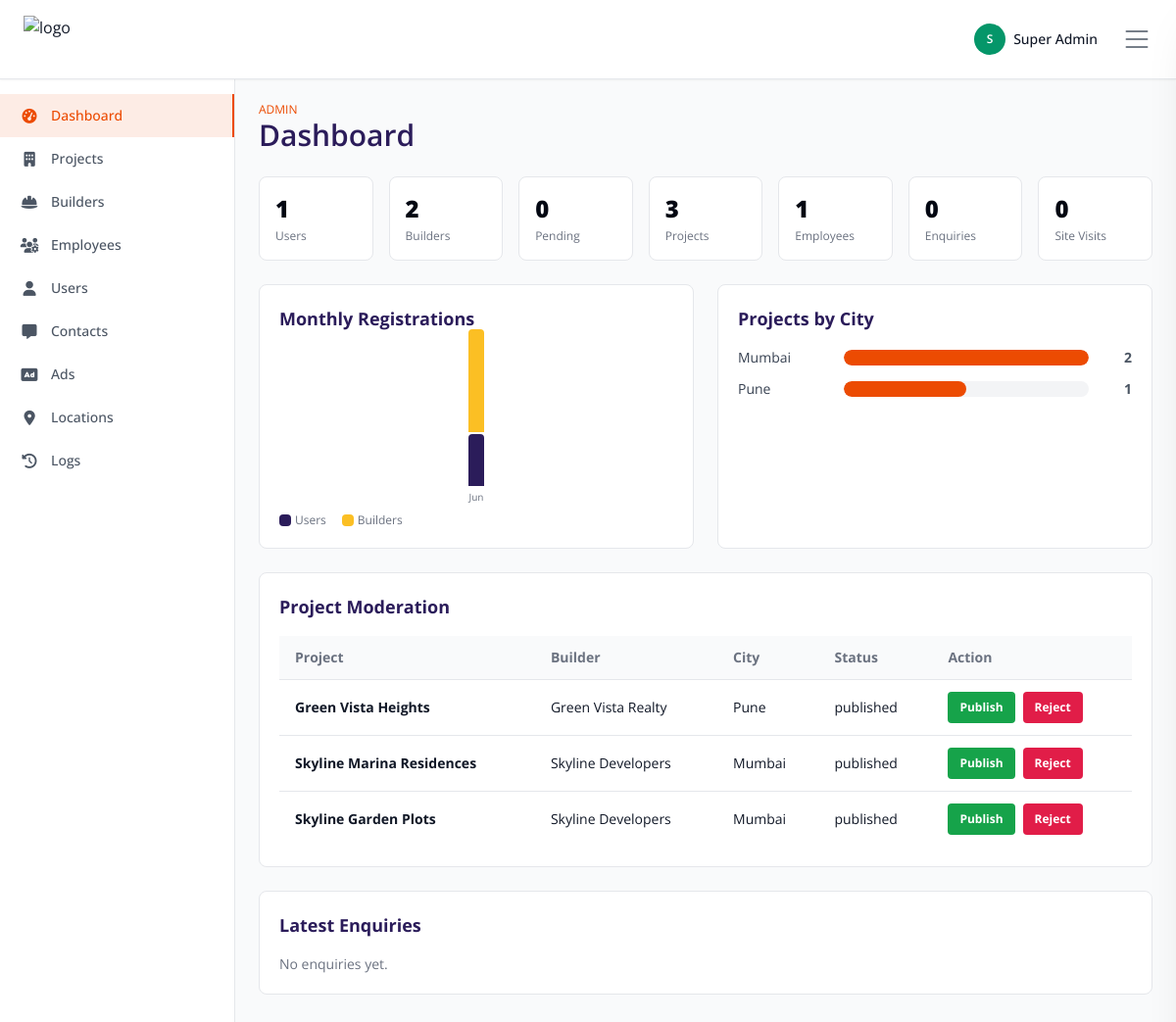
/admin/ (signed in), run on the app's committed database.
### tables this page shows
CREATE TABLE projects (

    id BIGINT UNSIGNED AUTO_INCREMENT PRIMARY KEY,

    uuid CHAR(36) NOT NULL UNIQUE,

    builder_id BIGINT UNSIGNED NOT NULL,

    assigned_manager_id BIGINT UNSIGNED DEFAULT NULL,

    category_id BIGINT UNSIGNED DEFAULT NULL,

    project_type ENUM(
        'Apartment',
        'Plot',
        'Villa',
        'Commercial'
    ) NOT NULL,

    project_name VARCHAR(255) NOT NULL,

    slug VARCHAR(255) NOT NULL UNIQUE,

    project_code VARCHAR(100) DEFAULT NULL,

    rera_number VARCHAR(100) DEFAULT NULL,

    city VARCHAR(100) NOT NULL,

    state VARCHAR(100) NOT NULL,

    locality VARCHAR(150) DEFAULT NULL,

    address TEXT DEFAULT NULL,

    latitude DECIMAL(10,8) DEFAULT NULL,

    longitude DECIMAL(11,8) DEFAULT NULL,

    overview LONGTEXT DEFAULT NULL,

    location_details LONGTEXT DEFAULT NULL,

    pros LONGTEXT DEFAULT NULL,

    cons LONGTEXT DEFAULT NULL,

    legal_details LONGTEXT DEFAULT NULL,

    litigation_details LONGTEXT DEFAULT NULL,

    bank_details LONGTEXT DEFAULT NULL,

    payment_scheme LONGTEXT DEFAULT NULL,

    brochure_file VARCHAR(255) DEFAULT NULL,

    thumbnail_image VARCHAR(255) DEFAULT NULL,

    featured_image VARCHAR(255) DEFAULT NULL,

    youtube_video_link TEXT DEFAULT NULL,

    total_towers INT DEFAULT 0,

    total_units INT DEFAULT 0,

    total_floors INT DEFAULT 0,

    total_area VARCHAR(100) DEFAULT NULL,

    possession_date DATE DEFAULT NULL,

    launch_date DATE DEFAULT NULL,

    meta_title VARCHAR(255) DEFAULT NULL,

    meta_keywords TEXT DEFAULT NULL,

    meta_description TEXT DEFAULT NULL,

    total_views BIGINT DEFAULT 0,

    total_wishlist BIGINT DEFAULT 0,

    total_inquiries BIGINT DEFAULT 0,

    is_featured TINYINT(1) DEFAULT 0,

    is_verified TINYINT(1) DEFAULT 0,

    project_status ENUM(
        'Upcoming',
        'Ongoing',
        'Completed'
    ) DEFAULT 'Upcoming',

    status ENUM(
        'draft',
        'pending',
        'published',
        'rejected'
    ) DEFAULT 'draft',

    created_at TIMESTAMP DEFAULT CURRENT_TIMESTAMP,

    updated_at TIMESTAMP DEFAULT CURRENT_TIMESTAMP
    ON UPDATE CURRENT_TIMESTAMP,

    deleted_at TIMESTAMP NULL DEFAULT NULL,

    FOREIGN KEY (builder_id)
    REFERENCES builders(id)
    ON DELETE CASCADE,

    FOREIGN KEY (assigned_manager_id)
    REFERENCES associate_managers(id)
    ON DELETE SET NULL,

    FOREIGN KEY (category_id)
    REFERENCES project_categories(id)
    ON DELETE SET NULL,

    INDEX idx_project_city(city),
    INDEX idx_project_status(status),
    INDEX idx_project_type(project_type),
    FULLTEXT(project_name, overview)

);

CREATE TABLE builders (

    id BIGINT UNSIGNED AUTO_INCREMENT PRIMARY KEY,

    uuid CHAR(36) NOT NULL UNIQUE,

    company_name VARCHAR(255) NOT NULL,

    company_slug VARCHAR(255) NOT NULL UNIQUE,

    builder_name VARCHAR(150) NOT NULL,

    email VARCHAR(150) NOT NULL UNIQUE,

    phone VARCHAR(20) NOT NULL UNIQUE,

    alternate_phone VARCHAR(20) DEFAULT NULL,

    whatsapp_number VARCHAR(20) DEFAULT NULL,

    password VARCHAR(255) NOT NULL,

    company_logo VARCHAR(255) DEFAULT NULL,

    company_banner VARCHAR(255) DEFAULT NULL,

    document VARCHAR(255) DEFAULT NULL,

    established_year YEAR DEFAULT NULL,

    rera_number VARCHAR(100) DEFAULT NULL,

    gst_number VARCHAR(100) DEFAULT NULL,

    website VARCHAR(255) DEFAULT NULL,

    company_description LONGTEXT DEFAULT NULL,

    address TEXT DEFAULT NULL,

    city VARCHAR(100) DEFAULT NULL,

    state VARCHAR(100) DEFAULT NULL,

    country VARCHAR(100) DEFAULT 'India',

    pincode VARCHAR(20) DEFAULT NULL,

    latitude DECIMAL(10,8) DEFAULT NULL,

    longitude DECIMAL(11,8) DEFAULT NULL,

    auth_token TEXT DEFAULT NULL,

    remember_token VARCHAR(255) DEFAULT NULL,

    reset_token VARCHAR(255) DEFAULT NULL,

    reset_token_expiry DATETIME DEFAULT NULL,

    last_login_at DATETIME DEFAULT NULL,

    last_login_ip VARCHAR(100) DEFAULT NULL,

    email_verified_at TIMESTAMP NULL DEFAULT NULL,

    is_verified TINYINT(1) DEFAULT 0,

    total_projects INT DEFAULT 0,

    total_leads INT DEFAULT 0,

    total_visits INT DEFAULT 0,

    status ENUM(
        'pending',
        'active',
        'inactive',
        'blocked'
    ) DEFAULT 'pending',

    created_by_employee BIGINT UNSIGNED DEFAULT NULL,

    approved_by_admin BIGINT UNSIGNED DEFAULT NULL,

    approved_at DATETIME DEFAULT NULL,

    created_at TIMESTAMP DEFAULT CURRENT_TIMESTAMP,

    updated_at TIMESTAMP DEFAULT CURRENT_TIMESTAMP
    ON UPDATE CURRENT_TIMESTAMP,

    deleted_at TIMESTAMP NULL DEFAULT NULL,

    FOREIGN KEY (created_by_employee)
    REFERENCES employees(id)
    ON DELETE SET NULL,

    FOREIGN KEY (approved_by_admin)
    REFERENCES admins(id)
    ON DELETE SET NULL,

    INDEX idx_builder_company(company_name),
    INDEX idx_builder_established_year(established_year),
    INDEX idx_builder_city(city),
    INDEX idx_builder_status(status)

);

### includes/app_helpers.php (called while the page is built, shortened)
<?php
require_once __DIR__ . '/db_connect.php';
function tableCount($table, $where = '1=1', $params = [])
{
    global $pdo;
    $stmt = $pdo->prepare("SELECT COUNT(*) AS total FROM {$table} WHERE {$where}");
    $stmt->execute($params);
    $row = $stmt->fetch();
    return (int)($row['total'] ?? 0);
}

### config/database.php (called while the page is built, shortened)
<?php
function e($string)
{
    return htmlspecialchars(
        $string,
        ENT_QUOTES,
        'UTF-8'
    );
}

### admin/index.php (the view, shortened to what this page needs)
<?php
require_once __DIR__ . '/../includes/app_helpers.php';
$stats = [
    'Users' => tableCount('users', "status <> 'deleted'"),
    'Builders' => tableCount('builders', "status != 'pending'"),
    'Pending' => tableCount('builders', "status = 'pending'"),
    'Projects' => tableCount('projects', 'deleted_at IS NULL'),
    'Employees' => tableCount('employees', "status = 'active'"),
    'Enquiries' => tableCount('inquiries'),
    'Site Visits' => tableCount('site_visit_bookings'),
];
$monthlyUsers = $pdo->query("
    SELECT DATE_FORMAT(created_at, '%b') AS month, COUNT(*) AS total
    FROM users WHERE created_at >= DATE_SUB(NOW(), INTERVAL 12 MONTH)
    GROUP BY DATE_FORMAT(created_at, '%Y-%m') ORDER BY MIN(created_at)
")->fetchAll();
$monthlyBuilders = $pdo->query("
    SELECT DATE_FORMAT(created_at, '%b') AS month, COUNT(*) AS total
    FROM builders WHERE created_at >= DATE_SUB(NOW(), INTERVAL 12 MONTH)
    GROUP BY DATE_FORMAT(created_at, '%Y-%m') ORDER BY MIN(created_at)
")->fetchAll();
$cityStats = $pdo->query("
    SELECT city, COUNT(*) AS total FROM projects
    WHERE deleted_at IS NULL AND city != ''
    GROUP BY city ORDER BY total DESC LIMIT 10
")->fetchAll();
$projects = $pdo->query("
    SELECT p.*, b.company_name
    FROM projects p
    INNER JOIN builders b ON b.id = p.builder_id
    ORDER BY p.created_at DESC
    LIMIT 20
")->fetchAll();
$leads = $pdo->query("
    SELECT i.*, p.project_name
    FROM inquiries i
    INNER JOIN projects p ON p.id = i.project_id
    ORDER BY i.created_at DESC
    LIMIT 10
")->fetchAll();
require_once __DIR__ . '/includes/header.php';
?>
<section class="min-h-screen bg-gray-50 p-6 mt-20">
    <div class="max-w-[1400px] mx-auto">
        <div>
            <p class="text-xs uppercase text-accent">Admin</p>
            <h1 class="text-3xl font-semibold text-primary">Dashboard</h1>
        </div>
        <div class="mt-6 grid grid-cols-2 md:grid-cols-4 lg:grid-cols-7 gap-4">
            <?php foreach ($stats as $label => $value): ?>
                <div class="rounded-lg border border-gray-200 bg-white p-4">
                    <p class="text-2xl font-black text-gray-950"><?php echo (int)$value; ?></p>
                    <p class="text-xs text-gray-500 mt-1"><?php echo e($label); ?></p>
                </div>
            <?php endforeach; ?>
        </div>
        <div class="mt-6 grid grid-cols-1 lg:grid-cols-2 gap-6">
            <div class="rounded-lg border border-gray-200 bg-white p-5">
                <h2 class="text-lg font-bold text-primary">Monthly Registrations</h2>
                <div class="mt-4 flex items-end gap-2 h-40">
                    <?php
                    $userCounts = array_column($monthlyUsers, 'total');
                    $builderData = [];
                    foreach ($monthlyBuilders as $m) {
                        $builderData[$m['month']] = $m['total'];
                    }
                    $allVals = array_merge($userCounts, array_values($builderData));
                    $maxVal = !empty($allVals) ? max($allVals) : 1;
                    foreach ($monthlyUsers as $i => $row):
                        $uH = round(($row['total'] / $maxVal) * 160);
                        $bC = $builderData[$row['month']] ?? 0;
                        $bH = round(($bC / $maxVal) * 160);
                    ?>
                        <div class="flex-1 flex flex-col items-center gap-1">
                            <div class="w-full flex flex-col items-center justify-end h-40 gap-0.5">
                                <div title="Builders: <?php echo $bC; ?>" style="height:<?php echo max($bH, 1); ?>px" class="w-4 bg-amber-400 rounded-t"></div>
                                <div title="Users: <?php echo $row['total']; ?>" style="height:<?php echo max($uH, 1); ?>px" class="w-4 bg-primary rounded-t"></div>
                            </div>
                            <span class="text-[10px] text-gray-500"><?php echo e($row['month']); ?></span>
                        </div>
                    <?php endforeach; ?>
                </div>
                <div class="mt-2 flex gap-4 text-xs text-gray-500">
                    <span class="flex items-center gap-1"><span class="w-3 h-3 bg-primary rounded"></span> Users</span>
                    <span class="flex items-center gap-1"><span class="w-3 h-3 bg-amber-400 rounded"></span> Builders</span>
                </div>
            </div>
            <div class="rounded-lg border border-gray-200 bg-white p-5">
                <h2 class="text-lg font-bold text-primary">Projects by City</h2>
                <div class="mt-4 space-y-3">
                    <?php
                    $cityTotals = array_column($cityStats, 'total');
                    $cityMax = !empty($cityTotals) ? max($cityTotals) : 1;
                    ?>
                    <?php foreach ($cityStats as $city): ?>
                        <div class="flex items-center gap-3">
                            <span class="w-24 text-sm text-gray-700 truncate"><?php echo e($city['city']); ?></span>
                            <div class="flex-1 bg-gray-100 rounded-full h-4 overflow-hidden">
                                <div style="width:<?php echo round(($city['total'] / $cityMax) * 100); ?>%" class="h-full bg-accent rounded-full"></div>
                            </div>
                            <span class="text-sm font-bold text-gray-600 w-8 text-right"><?php echo (int)$city['total']; ?></span>
                        </div>
                    <?php endforeach; ?>
                </div>
            </div>
        </div>
        <div class="mt-6 grid grid-cols-1 xl:grid-cols-[1fr_400px] gap-6">
            <div class="rounded-lg border border-gray-200 bg-white p-5">
                <h2 class="text-lg font-bold text-primary">Project Moderation</h2>
                <div class="mt-4 overflow-x-auto">
                    <table class="w-full text-left text-sm">
                        <thead class="bg-gray-50 text-gray-500">
                            <tr>
                                <th class="px-4 py-3">Project</th>
                                <th class="px-4 py-3">Builder</th>
                                <th class="px-4 py-3">City</th>
                                <th class="px-4 py-3">Status</th>
                                <th class="px-4 py-3">Action</th>
                            </tr>
                        </thead>
                        <tbody>
                            <?php foreach ($projects as $project): ?>
                                <tr class="border-t">
                                    <td class="px-4 py-3 font-bold"><?php echo e($project['project_name']); ?></td>
                                    <td class="px-4 py-3"><?php echo e($project['company_name']); ?></td>
                                    <td class="px-4 py-3"><?php echo e($project['city']); ?></td>
                                    <td class="px-4 py-3"><?php echo e($project['status']); ?></td>
                                    <td class="px-4 py-3">
                                        <div class="flex gap-2">
                                            <form method="post">
                                                <button name="action" value="publish_project" class="rounded bg-green-600 px-3 py-2 text-xs font-bold text-white">Publish</button>
                                            </form>
                                            <form method="post">
                                                <button name="action" value="reject_project" class="rounded bg-rose-600 px-3 py-2 text-xs font-bold text-white">Reject</button>
                                            </form>
                                        </div>
                                    </td>
                                </tr>
                            <?php endforeach; ?>
                        </tbody>
                    </table>
                </div>
            </div>
            <div class="rounded-lg border border-gray-200 bg-white p-5">
                <h2 class="text-lg font-bold text-primary">Latest Enquiries</h2>
                <div class="mt-4 space-y-3">
                    <?php if (empty($leads)): ?><p class="text-sm text-gray-500">No enquiries yet.</p><?php endif; ?>
                </div>
            </div>
        </div>
    </div>
</section>

### data on the page
projects: category "2", id "3", project_name "Skyline Garden Plots", builder.company_name "Skyline Developers", city "Mumbai", status "published"
projects: project_name "Green Vista Heights", builder.company_name "Green Vista Realty", city "Pune", status "published"
projects: project_name "Skyline Marina Residences", builder.company_name "Skyline Developers", city "Mumbai", status "published"

### other printed values
substr($_SESSION['admin_name'] ?? 'A', 0, 1) "S"
$_SESSION['admin_name'] "Super Admin"
$link['label'] "Dashboard"
$link['label'] "Projects"
$link['label'] "Builders"
$link['label'] "Employees"
$link['label'] "Users"
$link['label'] "Contacts"
$link['label'] "Ads"
$link['label'] "Locations"
$link['label'] "Logs"
$value "1"
$label "Users"
$label "Builders"
$value "0"
